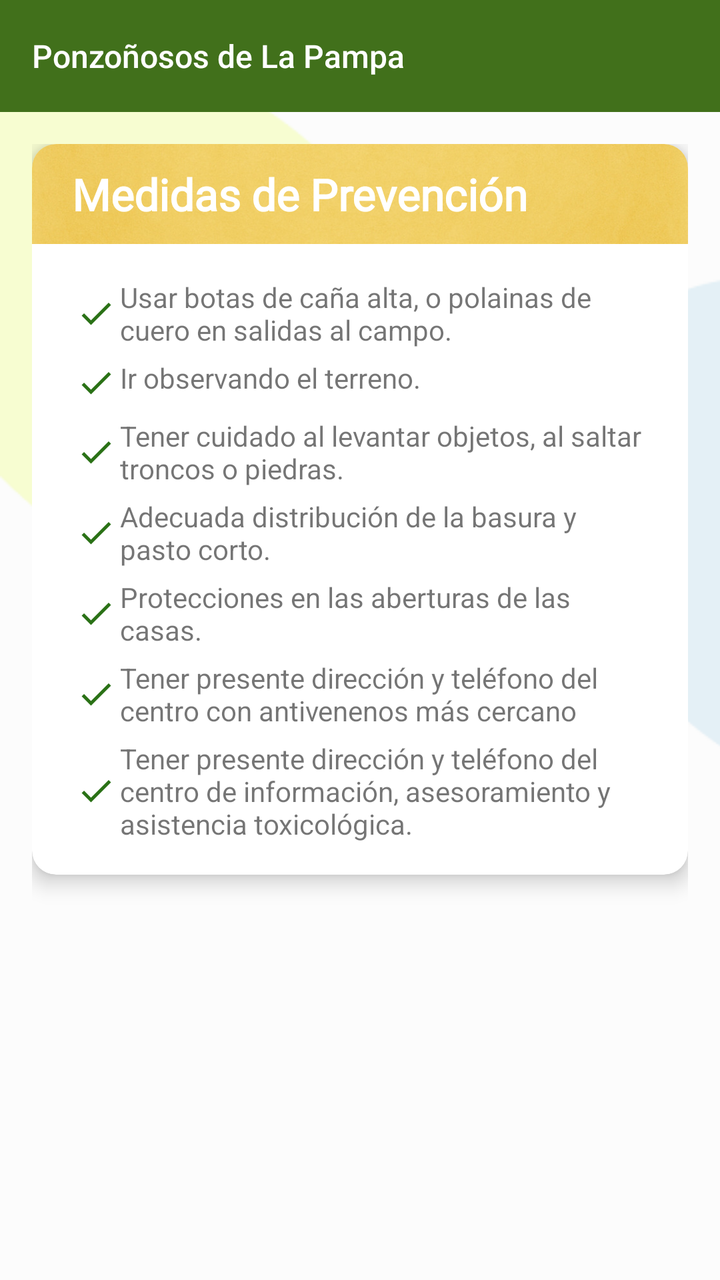
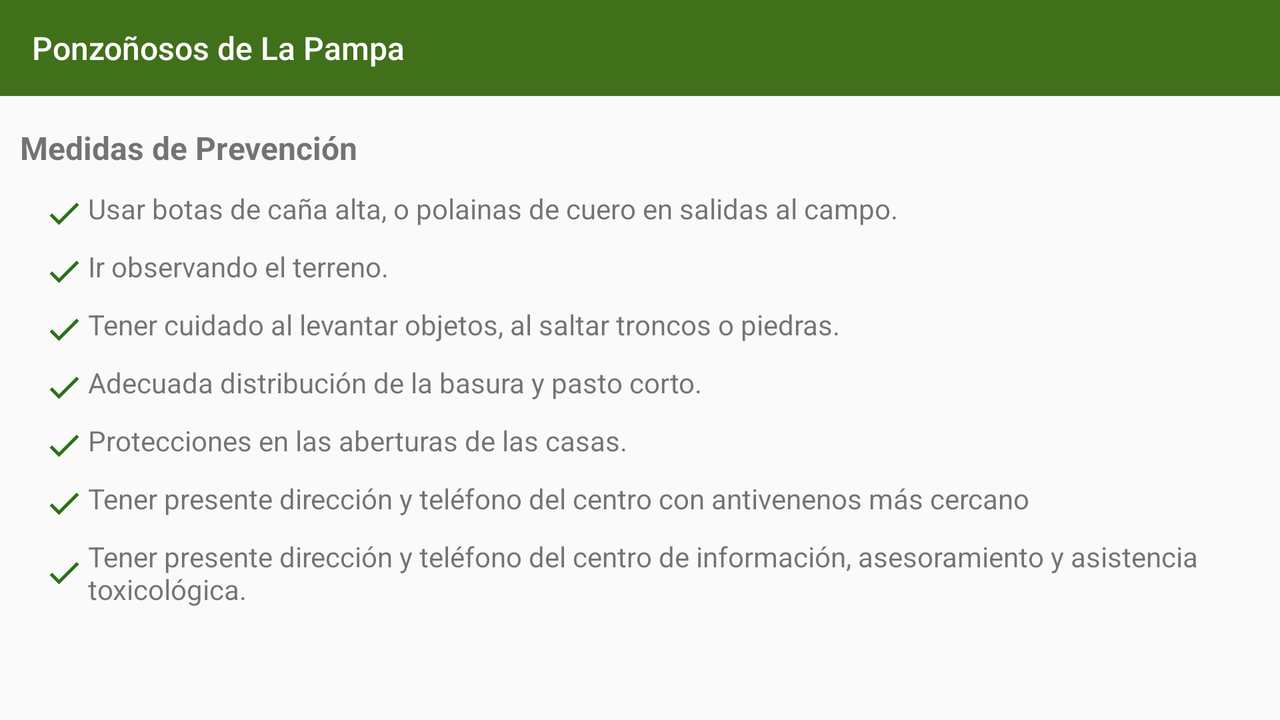

First picture: res/layout/ on a phone held upright. Second picture: the repository's own variant of that layout, on a device whose configuration matches the variant's folder. Source for both follows.
<!-- AndroidManifest.xml: application theme Theme.AppCompat.Light.NoActionBar -->
<!-- res/layout/activity_prevention_measures.xml -->
<?xml version="1.0" encoding="utf-8"?>
<FrameLayout
    android:id="@+id/root"
    xmlns:android="http://schemas.android.com/apk/res/android"
    android:layout_width="match_parent"
    android:layout_height="match_parent"
    android:background="@drawable/backgroundscreen">
    <LinearLayout
        xmlns:android="http://schemas.android.com/apk/res/android"
        xmlns:app="http://schemas.android.com/apk/res-auto"
        xmlns:tools="http://schemas.android.com/tools"
        android:layout_width="match_parent"
        android:layout_height="match_parent"
        android:orientation="vertical"
        tools:context="edu.unlpam.vet.ponzonosos.PreventionMeasuresActivity">

        
        <include android:id="@+id/iHeader" layout="@layout/app_bar" />


        <ScrollView
            android:layout_width="match_parent"
            android:layout_height="0dp"
            android:layout_weight="1"
            android:layout_marginTop="16dp"
            android:paddingHorizontal="16dp"
            android:paddingBottom="32dp"
            >


            <androidx.cardview.widget.CardView
                android:layout_width="match_parent"
                android:layout_height="wrap_content"
                app:cardCornerRadius="12dp"
                app:cardElevation="6dp">

                <LinearLayout
                    android:layout_width="match_parent"
                    android:layout_height="wrap_content"
                    android:orientation="vertical">

                    
                    <FrameLayout
                        android:layout_width="match_parent"
                        android:layout_height="50dp">

                        <ImageView
                            android:layout_width="match_parent"
                            android:layout_height="match_parent"
                            android:scaleType="centerCrop"
                            android:src="@drawable/yellow_texture"
                            android:contentDescription="Encabezado amarillo" />

                        <LinearLayout
                            android:layout_width="match_parent"
                            android:layout_height="wrap_content"
                            android:orientation="horizontal"
                            android:paddingHorizontal="12dp"
                            android:layout_gravity="center">
                            <TextView
                                android:layout_width="match_parent"
                                android:layout_height="match_parent"
                                android:layout_marginStart="8dp"
                                android:maxLines="2"
                                android:textSize="22sp"
                                android:ellipsize="end"
                                android:text="Medidas de Prevención"
                                style="@style/text_card"/>
                        </LinearLayout>
                    </FrameLayout>


                    <LinearLayout
                        android:layout_width="match_parent"
                        android:layout_height="wrap_content"
                        android:orientation="vertical"
                        android:paddingStart="20dp"
                        android:paddingEnd="20dp"
                        android:paddingTop="12dp"
                        android:paddingBottom="16dp">

                        <TextView
                            android:layout_width="match_parent"
                            android:layout_height="wrap_content"
                            android:layout_marginTop="5dp"
                            android:text="@string/medida_prevencion_texto_1"
                            app:drawableLeftCompat="@drawable/ic_check_item_list_green"
                            app:drawableStartCompat="@drawable/ic_check_item_list_green" />

                        <TextView
                            android:layout_width="match_parent"
                            android:layout_height="wrap_content"
                            android:layout_marginTop="5dp"
                            android:text="@string/medida_prevencion_texto_2"
                            app:drawableLeftCompat="@drawable/ic_check_item_list_green"
                            app:drawableStartCompat="@drawable/ic_check_item_list_green" />

                        <TextView
                            android:layout_width="match_parent"
                            android:layout_height="wrap_content"
                            android:layout_marginTop="5dp"
                            android:text="@string/medida_prevencion_texto_3"
                            app:drawableLeftCompat="@drawable/ic_check_item_list_green"
                            app:drawableStartCompat="@drawable/ic_check_item_list_green" />

                        <TextView
                            android:layout_width="match_parent"
                            android:layout_height="wrap_content"
                            android:layout_marginTop="5dp"
                            android:text="@string/medida_prevencion_texto_4"
                            app:drawableLeftCompat="@drawable/ic_check_item_list_green"
                            app:drawableStartCompat="@drawable/ic_check_item_list_green" />

                        <TextView
                            android:layout_width="match_parent"
                            android:layout_height="wrap_content"
                            android:layout_marginTop="5dp"
                            android:text="@string/medida_prevencion_texto_5"
                            app:drawableLeftCompat="@drawable/ic_check_item_list_green"
                            app:drawableStartCompat="@drawable/ic_check_item_list_green" />

                        <TextView
                            android:layout_width="match_parent"
                            android:layout_height="wrap_content"
                            android:layout_marginTop="5dp"
                            android:text="@string/medida_prevencion_texto_6"
                            app:drawableLeftCompat="@drawable/ic_check_item_list_green"
                            app:drawableStartCompat="@drawable/ic_check_item_list_green" />

                        <TextView
                            android:layout_width="match_parent"
                            android:layout_height="wrap_content"
                            android:layout_marginTop="5dp"
                            android:text="@string/medida_prevencion_texto_7"
                            app:drawableLeftCompat="@drawable/ic_check_item_list_green"
                            app:drawableStartCompat="@drawable/ic_check_item_list_green" />

                    </LinearLayout>
                </LinearLayout>
            </androidx.cardview.widget.CardView>
        </ScrollView>
    </LinearLayout>
</FrameLayout>
<!-- res/layout/app_bar.xml (included above) -->
<?xml version="1.0" encoding="utf-8"?>
<androidx.appcompat.widget.Toolbar
    xmlns:android="http://schemas.android.com/apk/res/android"
    xmlns:app="http://schemas.android.com/apk/res-auto"
    android:layout_width="match_parent"
    android:layout_height="wrap_content"
    android:background="@color/colorPrimary"
    app:title="@string/app_name"
    app:titleTextColor="@android:color/white"
    android:theme="@style/CustomToolbarStyle"
    app:titleTextAppearance="@style/Toolbar.TitleText"/>
<!-- resources referenced by this layout -->
<resources>
  <color name="colorPrimary">#41701B</color>
  <!-- drawable backgroundscreen (drawable) -->
  <?xml version="1.0" encoding="utf-8"?>
      <bitmap xmlns:android="http://schemas.android.com/apk/res/android"
          android:src="@drawable/background_pon"
          android:tileModeX="clamp"
          android:tileModeY="repeat"
          android:gravity="center_horizontal" />
  <!-- drawable ic_check_item_list_green (drawable-anydpi) -->
  <vector xmlns:android="http://schemas.android.com/apk/res/android"
      android:width="24dp"
      android:height="24dp"
      android:viewportWidth="28.8"
      android:viewportHeight="28.8"
      android:tint="#2A7116">
    <group android:translateX="2.4"
        android:translateY="2.4">
        <path
            android:fillColor="#FF000000"
            android:pathData="M9,16.17L4.83,12l-1.42,1.41L9,19 21,7l-1.41,-1.41z"/>
    </group>
  </vector>
  <!-- drawable yellow_texture: jpg bitmap (drawable, 194783 bytes) -->
  <string name="app_name">Ponzoñosos de La Pampa</string>
  <string name="medida_prevencion_texto_1">Usar botas de caña alta, o polainas de cuero en salidas al campo.</string>
  <string name="medida_prevencion_texto_2">Ir observando el terreno.</string>
  <string name="medida_prevencion_texto_3">Tener cuidado al levantar objetos, al saltar troncos o piedras.</string>
  <string name="medida_prevencion_texto_4">Adecuada distribución de la basura y pasto corto.</string>
  <string name="medida_prevencion_texto_5">Protecciones en las aberturas de las casas.</string>
  <string name="medida_prevencion_texto_6">Tener presente dirección y teléfono del centro con antivenenos más cercano</string>
  <string name="medida_prevencion_texto_7">Tener presente dirección y teléfono del centro de información, asesoramiento y asistencia toxicológica.</string>
  <!-- from res/values-v27/ -->
  <style name="CustomToolbarStyle" parent="Theme.AppCompat.Light.NoActionBar">
          <item name="android:navigationBarColor">@android:color/white</item>
          <item name="android:windowLightNavigationBar">true</item>
      </style>
  <style name="Toolbar.TitleText" parent="TextAppearance.Widget.AppCompat.Toolbar.Title">
          <item name="android:textSize">16sp</item>
      </style>
  <style name="text_card">
          <item name="android:textSize">18sp</item>
          <item name="android:fontFamily">@font/poppins_bold</item>
          <item name="android:textStyle">bold</item>
          <item name="android:textColor">@color/white</item>
      </style>
  <!-- drawable background_pon: png bitmap (drawable, 21430 bytes) -->
  <color name="white">#FFFFFF</color>
</resources>
<!-- res/layout-land/activity_prevention_measures.xml (the repository's variant of the layout above) -->
<!-- drawn on the phone turned sideways -->
<?xml version="1.0" encoding="utf-8"?>
<LinearLayout
    xmlns:android="http://schemas.android.com/apk/res/android"
    xmlns:app="http://schemas.android.com/apk/res-auto"
    xmlns:tools="http://schemas.android.com/tools"
    android:layout_width="match_parent"
    android:layout_height="match_parent"
    tools:context="edu.unlpam.vet.ponzonosos.PreventionMeasuresActivity"
    android:orientation="vertical">

    <include android:id="@+id/iHeader" layout="@layout/app_bar" />

    <ScrollView
        android:layout_width="match_parent"
        android:layout_height="344dp">

        <LinearLayout
            android:layout_width="match_parent"
            android:layout_height="wrap_content"
            android:layout_marginBottom="15dp"
            android:orientation="vertical">

            <TextView
                android:layout_width="match_parent"
                android:layout_height="wrap_content"
                android:layout_marginStart="10dp"
                android:layout_marginLeft="10dp"
                android:layout_marginTop="15dp"
                android:layout_marginEnd="10dp"
                android:layout_marginRight="10dp"
                android:text="Medidas de Prevención"
                android:textSize="16sp"
                android:textStyle="bold" />

            <LinearLayout
                android:layout_width="match_parent"
                android:layout_height="wrap_content"
                android:layout_marginTop="5dp"
                android:orientation="vertical"
                android:paddingStart="20dp"
                android:paddingLeft="20dp"
                android:paddingEnd="20dp"
                android:paddingRight="20dp">

                <TextView
                    android:layout_width="match_parent"
                    android:layout_height="wrap_content"
                    android:layout_marginTop="5dp"
                    android:text="@string/medida_prevencion_texto_1"
                    app:drawableLeftCompat="@drawable/ic_check_item_list_green"
                    app:drawableStartCompat="@drawable/ic_check_item_list_green" />

                <TextView
                    android:layout_width="match_parent"
                    android:layout_height="wrap_content"
                    android:layout_marginTop="5dp"
                    android:text="@string/medida_prevencion_texto_2"
                    app:drawableLeftCompat="@drawable/ic_check_item_list_green"
                    app:drawableStartCompat="@drawable/ic_check_item_list_green" />

                <TextView
                    android:layout_width="match_parent"
                    android:layout_height="wrap_content"
                    android:layout_marginTop="5dp"
                    android:text="@string/medida_prevencion_texto_3"
                    app:drawableLeftCompat="@drawable/ic_check_item_list_green"
                    app:drawableStartCompat="@drawable/ic_check_item_list_green" />

                <TextView
                    android:layout_width="match_parent"
                    android:layout_height="wrap_content"
                    android:layout_marginTop="5dp"
                    android:text="@string/medida_prevencion_texto_4"
                    app:drawableLeftCompat="@drawable/ic_check_item_list_green"
                    app:drawableStartCompat="@drawable/ic_check_item_list_green" />

                <TextView
                    android:layout_width="match_parent"
                    android:layout_height="wrap_content"
                    android:layout_marginTop="5dp"
                    android:text="@string/medida_prevencion_texto_5"
                    app:drawableLeftCompat="@drawable/ic_check_item_list_green"
                    app:drawableStartCompat="@drawable/ic_check_item_list_green" />

                <TextView
                    android:layout_width="match_parent"
                    android:layout_height="wrap_content"
                    android:layout_marginTop="5dp"
                    android:text="@string/medida_prevencion_texto_6"
                    app:drawableLeftCompat="@drawable/ic_check_item_list_green"
                    app:drawableStartCompat="@drawable/ic_check_item_list_green" />

                <TextView
                    android:layout_width="match_parent"
                    android:layout_height="wrap_content"
                    android:layout_marginTop="5dp"
                    android:text="@string/medida_prevencion_texto_7"
                    app:drawableLeftCompat="@drawable/ic_check_item_list_green"
                    app:drawableStartCompat="@drawable/ic_check_item_list_green" />

            </LinearLayout>

            <LinearLayout
                android:layout_width="match_parent"
                android:layout_height="wrap_content"
                android:layout_marginStart="40dp"
                android:layout_marginLeft="40dp"
                android:layout_marginTop="20dp"
                android:layout_marginEnd="40dp"
                android:layout_marginRight="40dp"
                android:baselineAligned="false"
                android:orientation="vertical">

            </LinearLayout>

        </LinearLayout>

    </ScrollView>



</LinearLayout>
<!-- resources referenced by the variant -->
<!-- as the phone turned sideways resolves them -->
<resources>
  <color name="colorPrimary">#41701B</color>
  <!-- drawable ic_check_item_list_green (drawable-anydpi) -->
  <vector xmlns:android="http://schemas.android.com/apk/res/android"
      android:width="24dp"
      android:height="24dp"
      android:viewportWidth="28.8"
      android:viewportHeight="28.8"
      android:tint="#2A7116">
    <group android:translateX="2.4"
        android:translateY="2.4">
        <path
            android:fillColor="#FF000000"
            android:pathData="M9,16.17L4.83,12l-1.42,1.41L9,19 21,7l-1.41,-1.41z"/>
    </group>
  </vector>
  <string name="app_name">Ponzoñosos de La Pampa</string>
  <string name="medida_prevencion_texto_1">Usar botas de caña alta, o polainas de cuero en salidas al campo.</string>
  <string name="medida_prevencion_texto_2">Ir observando el terreno.</string>
  <string name="medida_prevencion_texto_3">Tener cuidado al levantar objetos, al saltar troncos o piedras.</string>
  <string name="medida_prevencion_texto_4">Adecuada distribución de la basura y pasto corto.</string>
  <string name="medida_prevencion_texto_5">Protecciones en las aberturas de las casas.</string>
  <string name="medida_prevencion_texto_6">Tener presente dirección y teléfono del centro con antivenenos más cercano</string>
  <string name="medida_prevencion_texto_7">Tener presente dirección y teléfono del centro de información, asesoramiento y asistencia toxicológica.</string>
  <!-- from res/values-v27/ -->
  <style name="CustomToolbarStyle" parent="Theme.AppCompat.Light.NoActionBar">
          <item name="android:navigationBarColor">@android:color/white</item>
          <item name="android:windowLightNavigationBar">true</item>
      </style>
  <style name="Toolbar.TitleText" parent="TextAppearance.Widget.AppCompat.Toolbar.Title">
          <item name="android:textSize">16sp</item>
      </style>
</resources>
